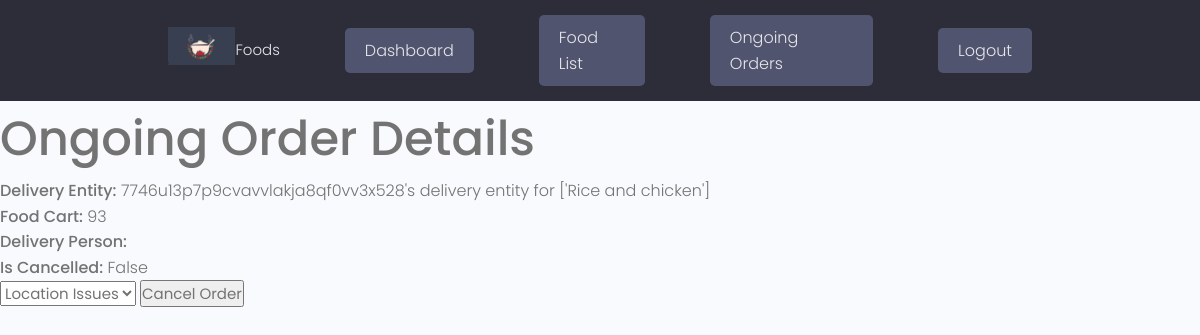
Page /ongoing-order/27/ (signed in) on the committed database.
### Orders/models.py (models this page shows, shortened)
class OngoingOrder(models.Model):
    LOCATION_ISSUES = 'LOCATION ISSUES'
    DELIVERY_ISSUES = 'DELIVERY ISSUES'
    FOOD_ISSUES = 'FOOD ISSUES'
    OTHER = 'OTHER'
    CANCEL_REASON_CHOICES = [
        (LOCATION_ISSUES, 'Location Issues'),
        (DELIVERY_ISSUES, 'Delivery Issues'),
        (FOOD_ISSUES, 'Food Issues'),
        (OTHER, 'Other'),
    ]
    delivery_entity = models.OneToOneField(DeliveryEntity, on_delete=models.CASCADE, null=True, blank=True)
    is_cancelled = models.BooleanField(default=False)
    cancel_reason = models.CharField(max_length=50, choices=CANCEL_REASON_CHOICES, blank=True)
    created = models.DateField(auto_now_add=True, null=True, blank=True)
    updated = models.DateField(auto_now=True, null=True, blank=True)
    class Meta:
        ordering = ['-created']

class DeliveryEntity(models.Model):
    food_cart = models.ForeignKey(FoodCart, on_delete=models.CASCADE, blank=True, null=True)
    session_id = models.CharField(max_length=500, blank=True,null=True)
    phone_number = models.CharField(max_length=20, null=True, blank=True)
    owner = models.ForeignKey(Customer, on_delete=models.CASCADE, null=True, blank=True)
    delivery_person = models.ForeignKey(DeliveryPerson, on_delete=models.SET_NULL, null=True, blank=True)
    address = models.CharField(max_length=500)
    is_active = models.BooleanField(default=True)
    ongoing_status = models.BooleanField(default=False)
    is_accepted = models.BooleanField(default=False)
    accept_delivery = models.BooleanField(default=False)
    created = models.DateField(auto_now_add=True, null=True, blank=True)
    updated = models.DateField(auto_now=True, null=True, blank=True)
    objects = models.Manager()
    active_objects = IsActiveManager()
    class Meta:
        ordering = ['-created']
    def __str__(self):
        if self.owner:
            return f"{self.owner.user.username}'s delivery entity for {[ordered_food.food.name for ordered_food in self.food_cart.ordered_food.all()]}"
        else:
            return f"{self.session_id}'s delivery entity for {[ordered_food.food.name for ordered_food in self.food_cart.ordered_food.all()]}"

class FoodCart(models.Model):
    user = models.ForeignKey(Customer, on_delete=models.CASCADE, blank=True, null=True)
    session_id = models.CharField(max_length=500, blank=True, null=True)
    ordered_food = models.ManyToManyField(OrderedFood, blank=True)
    date_created = models.DateTimeField(auto_now_add=True)
    date_checked_out = models.DateTimeField(null=True, blank=True)
    is_checked_out = models.BooleanField(default=False)
    created = models.DateField(auto_now_add=True, null=True, blank=True)
    updated = models.DateField(auto_now=True, null=True, blank=True)

class OrderedFood(models.Model):
    user = models.ForeignKey(Customer, on_delete=models.CASCADE, blank=True, null=True)
    session_id = models.CharField(max_length=500, blank=True, null=True)
    food = models.ForeignKey(Food, on_delete=models.CASCADE)
    optional_items = models.ManyToManyField(OptionalItem, through='OrderedOptionalItem')
    food_quantity = models.IntegerField(default=1, blank=True, null=True)
    created = models.DateField(auto_now_add=True, null=True, blank=True)
    updated = models.DateField(auto_now=True, null=True, blank=True)

class Food(models.Model):
    name = models.CharField(max_length=225)
    description = models.TextField()
    tags = models.ManyToManyField(Tag)
    price = models.FloatField(default=0.00)
    optional_items = models.ManyToManyField('OptionalItem', related_name='foods')
    picture = models.ImageField(upload_to='media')
    is_active = models.BooleanField(default=True)
    objects = models.Manager()
    active_objects = IsActiveManager()

### Orders/views.py (the view)
# urls.py: path('ongoing-order/<int:pk>/', views.OngoingOrderDetailView.as_view(), name='ongoing_order_detail'),
class OngoingOrderDetailView(AdminRequiredMixin, View):
    def get(self, request, pk):
        ongoing_order = get_object_or_404(OngoingOrder, id=pk)
        context = {'ongoing_order': ongoing_order}
        return render(request, 'orders/ongoing-order-detail.html', context)

### Orders/context_processors.py (called while the page is built)
def food_cart_items_count(request):
    cart_total = 0
    if request.user.is_authenticated:
        selected_cart = FoodCart.objects.filter(user=request.user.customer, is_checked_out=False).first()
        if selected_cart is not None:
            cart_total = selected_cart.ordered_food.count()
    else:
        session_id = request.session.session_key
        selected_cart = FoodCart.objects.filter(session_id=session_id, is_checked_out=False).first()
        if selected_cart is not None:
            cart_total = selected_cart.ordered_food.count()
    return {"cart_total": cart_total}

### Orders/views.py (called while the page is built)
    def test_func(self):
        return self.request.user.is_superuser

### Orders/templates/orders/ongoing-order-detail.html (shortened to what this page needs)
{% extends 'main.html' %}
{% block content %}
    <h1>Ongoing Order Details</h1>
    <p><strong>Delivery Entity:</strong> {{ ongoing_order.delivery_entity }}</p>
    <p><strong>Food Cart:</strong> {{ ongoing_order.delivery_entity.food_cart.id }}</p>
    <p><strong>Delivery Person:</strong> {{ ongoing_order.delivery_person }}</p>
    <p><strong>Is Cancelled:</strong> {{ ongoing_order.is_cancelled }}</p>
    {% if ongoing_order.is_cancelled %}
        <p><strong>Cancel Reason:</strong> {{ ongoing_order.get_cancel_reason_display }}</p>
    {% else %}
        <form method="post" action="{% url 'cancel_order' ongoing_order.id %}">
            <select name="cancel_reason">
                {% for choice in ongoing_order.CANCEL_REASON_CHOICES %}
                    <option value="{{ choice.0 }}">{{ choice.1 }}</option>
                {% endfor %}
            </select>
            <button type="submit">Cancel Order</button>
        </form>
    {% endif %}
{% endblock %}

### static/styles/app.css (style rules this page uses)
:root { --color-sub: #2d2d39; }

### static/uikit/styles/modules/_variables.css (style rules this page uses)
:root { --color-main: #5aa5b9; --color-main-light: #e6faff; --color-sub: #3f4156; --color-sub-light: #51546e; --color-sub-lighter: #ededfd; --color-text: #737373; --color-gray: #8b8b8b; --color-light: #e5e7eb; --color-light-gray: #767676; --color-bg: #f8fafd; --color-white: #fffefd; --color-white-light: #f3f3f3; --color-success: #359e64; --color-success-bg: #def8e8; --color-error: #fc4b0b; --color-error-bg: #fff2ee; --font-base: 'Poppins', arial, helvetica, 'Segoe UI', roboto, ubuntu, sans-serif; --font-monospace: 'Fira Code', 'Courier New', courier, monospace; --font-regular: 300; --font-medium: 500; --font-bold: 700; --generic-shadow: 1px 1px 5px #00000010; --generic-transition: all 0.3s ease-in-out; }

### static/uikit/styles/modules/_base.css (style rules this page uses)
* { margin: 0; padding: 0; box-sizing: border-box; text-rendering: optimizeLegibility; color: inherit; font-size: inherit; }
html { font-size: 50%; }
@media only screen and (min-width: 480px) { html { font-size: 56.25%; } }
@media only screen and (min-width: 1200px) { html { font-size: 62.5%; } }
body { line-height: 1.6; font-weight: 400; font-size: 1.5rem; color: var(--color-text); background-color: var(--color-bg); min-height: 100vh; }

### static/uikit/styles/modules/_typography.css (style rules this page uses)
* { font-family: var(--font-base); }
h1 { font-size: 4.8rem; font-weight: var(--font-medium); }
p, span, strong { font-size: 1.6rem; color: var(--color-text); font-weight: var(--font-regular); }
strong { font-weight: var(--font-medium); }

### rows in the picture
OngoingOrder: delivery_entity "7746u13p7p9cvavvlakja8qf0vv3x528's delivery entity for ['Rice and chicken']", delivery_entity.food_cart.id "93", is_cancelled "False", cancel_reason "Location Issues"
